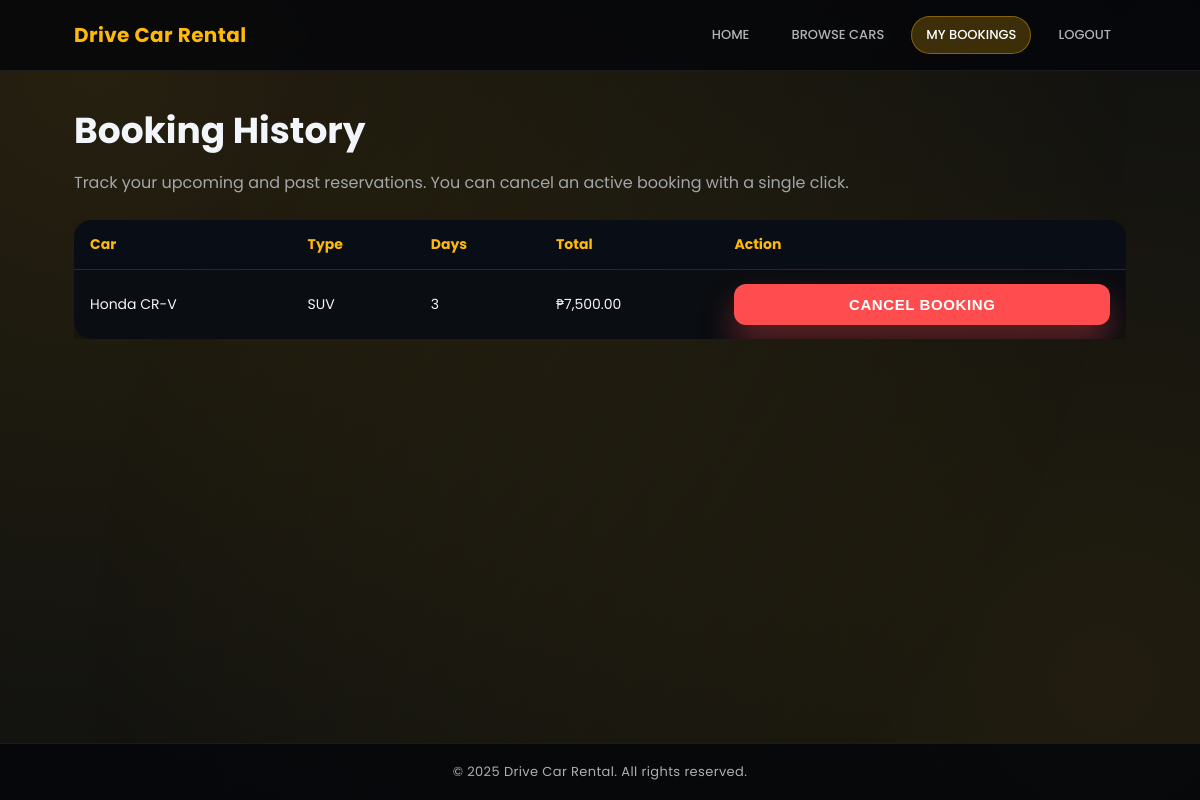
Before: /history (signed in) with the older database file.
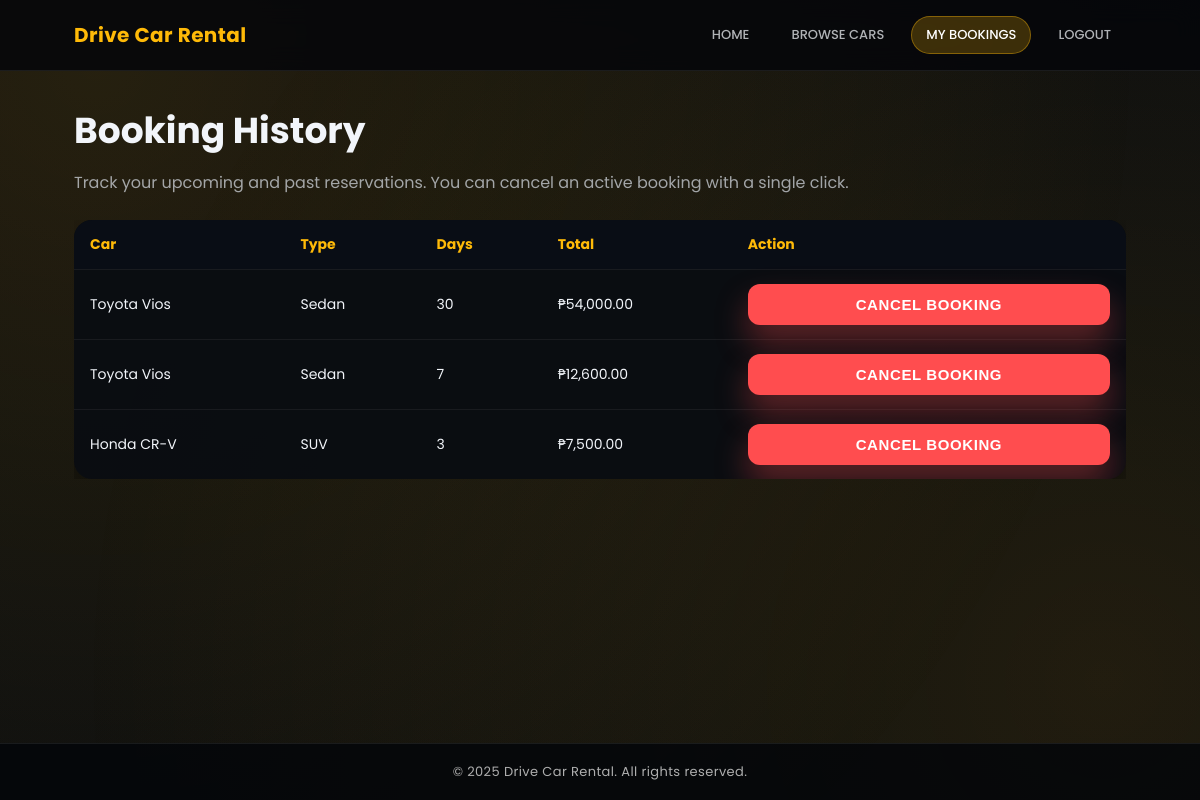
After: the same page with the newer database file.
### tables this page shows
CREATE TABLE bookings(
            id INTEGER PRIMARY KEY AUTOINCREMENT,
            user_id INTEGER,
            car_id INTEGER,
            days INTEGER,
            total_price REAL,
            FOREIGN KEY (user_id) REFERENCES users(id),
            FOREIGN KEY (car_id) REFERENCES cars(id)
        );

CREATE TABLE cars(
            id INTEGER PRIMARY KEY AUTOINCREMENT,
            name TEXT NOT NULL,
            car_type TEXT NOT NULL,
            price_per_day REAL NOT NULL,
            image_url TEXT
        );

### app.py (the view)
@app.route("/history")
@login_required
def history():
    conn = get_db()
    cursor = conn.cursor()
    cursor.execute(
        """
        SELECT b.id, c.name AS car_name, c.car_type, b.days, b.total_price
        FROM bookings b
        JOIN cars c ON b.car_id = c.id
        WHERE b.user_id = ?
        ORDER BY b.id DESC
    """,
        (session["user_id"],),
    )
    bookings = cursor.fetchall()
    conn.close()
    return render_template("history.html", bookings=bookings)

### app.py (called while the page is built)
def get_db():
    conn = sqlite3.connect("car_rental.db", timeout=10, check_same_thread=False)
    conn.row_factory = sqlite3.Row
    return conn

def login_required(view):
    @wraps(view)
    def wrapped(*args, **kwargs):
        if "user_id" not in session:
            flash("Please log in to continue.", "info")
            return redirect(url_for("login"))
        return view(*args, **kwargs)
    return wrapped

@app.context_processor
def inject_user_state():
    return {
        "is_authenticated": "user_id" in session,
        "is_admin": session.get("is_admin", False),
        "current_username": session.get("username"),
        "current_year": datetime.utcnow().year,
    }

### templates/history.html (shortened to what this page needs)
{% extends "base.html" %}
{% block content %}
<div>
  <h1>Booking History</h1>
  <p>Track your upcoming and past reservations. You can cancel an active booking with a single click.</p>
</div>
{% if bookings %}
  <div style="margin-top: 24px; overflow-x: auto;">
    <table>
      <thead>
        <tr>
          <th scope="col">Car</th>
          <th scope="col">Type</th>
          <th scope="col">Days</th>
          <th scope="col">Total</th>
          <th scope="col">Action</th>
        </tr>
      </thead>
      <tbody>
        {% for booking in bookings %}
          <tr>
            <td>{{ booking['car_name'] }}</td>
            <td>{{ booking['car_type'] }}</td>
            <td>{{ booking['days'] }}</td>
            <td>₱{{ '{:,.2f}'.format(booking['total_price']) }}</td>
            <td>
              <form method="post" action="{{ url_for('cancel_booking', booking_id=booking['id']) }}">
                <button class="btn danger" type="submit">Cancel booking</button>
              </form>
            </td>
          </tr>
        {% endfor %}
      </tbody>
    </table>
  </div>
{% else %}
  <div class="empty-state" style="margin-top: 32px;">
    <h2>No bookings yet</h2>
    <p>Browse the fleet to start a new reservation.</p>
    <a class="btn" href="{{ url_for('gallery') }}">Browse cars</a>
  </div>
{% endif %}
{% endblock %}

Changed rows visible on the page:
added bookings: car_name "Toyota Vios", car_type "Sedan", days "30", total_price "54,000.00"
added bookings: car_name "Toyota Vios", car_type "Sedan", days "7", total_price "12,600.00"
